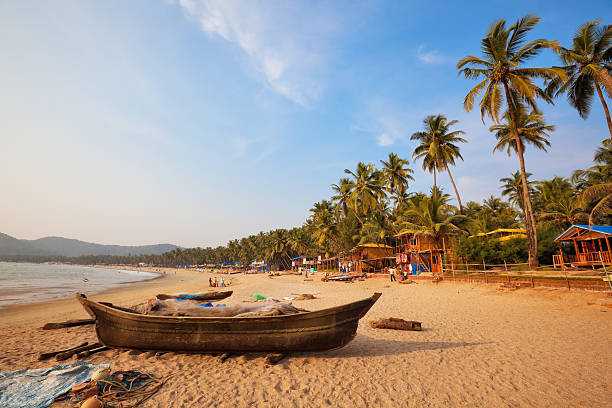
#> input picture OpenCV/Techniques of Image processing/Image arithmetics and bitwise operations/image1.jpg, 612 x 408 px
$ python addition.py
#> lines starting #> are read from the running program, lines starting #| are printed output that depends on the picture
# -*- coding: utf-8 -*-
"""
Created on Sat Oct 31 15:15:29 2020

@author: elton
"""

from __future__ import print_function
import cv2
import matplotlib.pyplot as plt
import numpy as np

image1_path=('image1.jpg')
image2_path=('image2.jpg')

image1=cv2.imread(image1_path)
#> image1 is the input picture: shape (408, 612, 3); mean B, G, R 141.3, 149.9, 160.5
image1=cv2.cvtColor(image1, cv2.COLOR_BGR2RGB)
plt.imshow(image1)

image2=cv2.imread(image2_path)
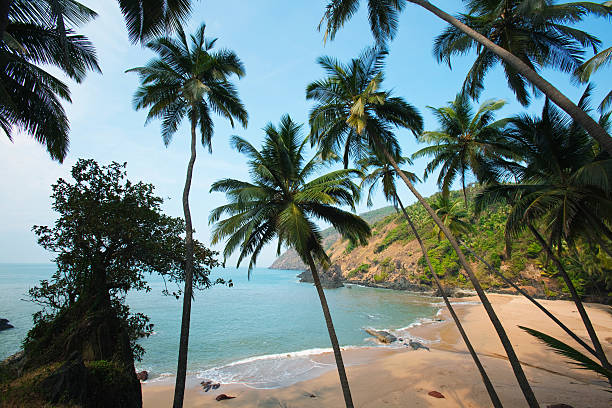
#> input picture OpenCV/Techniques of Image processing/Image arithmetics and bitwise operations/image2.jpg, 612 x 408 px
#> image2 is the input picture: shape (408, 612, 3); mean B, G, R 122.5, 124.5, 106.9
image2=cv2.cvtColor(image2, cv2.COLOR_BGR2RGB)
plt.imshow(image2)

#resizing both the images to make them of the same dimension. This is a must
#to add two images
resizedImage1=cv2.resize(image1, (400, 400), interpolation=cv2.INTER_AREA)
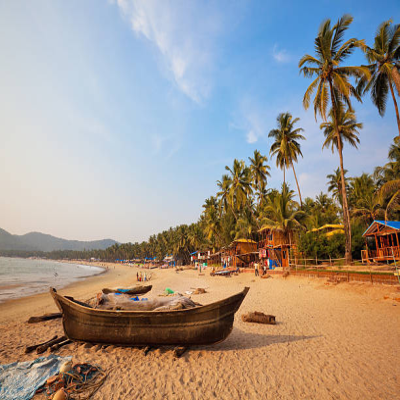
#> resizedImage1: shape (400, 400, 3); mean R, G, B 160.5, 149.9, 141.3
resizedImage2=cv2.resize(image2, (400, 400), interpolation=cv2.INTER_AREA)
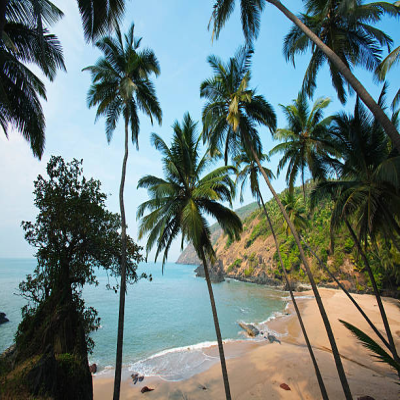
#> resizedImage2: shape (400, 400, 3); mean R, G, B 106.9, 124.5, 122.5

#this is a simple addition of two images
resultant=cv2.add(resizedImage1, resizedImage2)
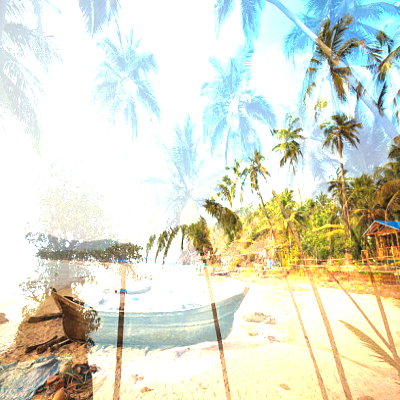
#> resultant: shape (400, 400, 3); mean R, G, B 220.2, 222.7, 205.5

plt.imshow(resizedImage1)
plt.imshow(resizedImage2)
plt.imshow(resultant)

#this is a weighted addition of two images
weightedImage=cv2.addWeighted(resizedImage1, 0.7, resizedImage2, 0.3, 0)
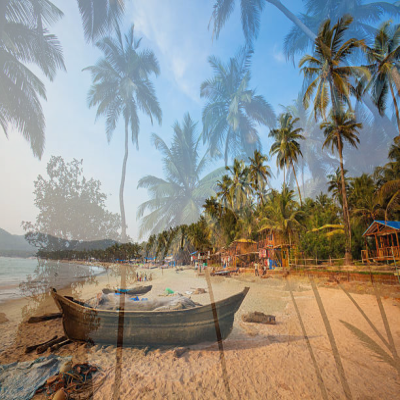
#> weightedImage: shape (400, 400, 3); mean R, G, B 144.4, 142.3, 135.6
plt.imshow(weightedImage)

imageEnhanced=255*resizedImage1
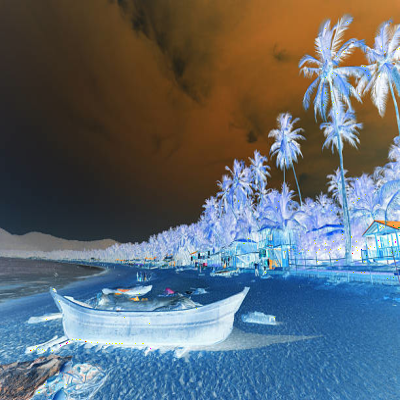
#> imageEnhanced: shape (400, 400, 3); mean R, G, B 95.5, 106.1, 114.5
plt.imshow(imageEnhanced)

arrayimage=resizedImage1 + resizedImage2
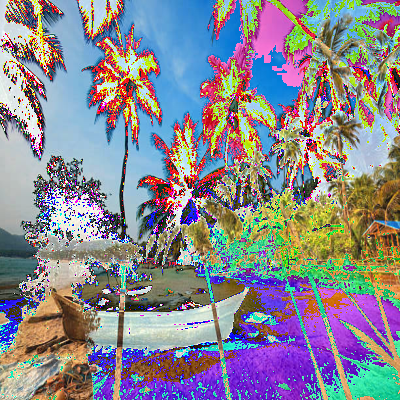
#> arrayimage: shape (400, 400, 3); mean R, G, B 137.1, 135.2, 144.4
plt.imshow(arrayimage)
